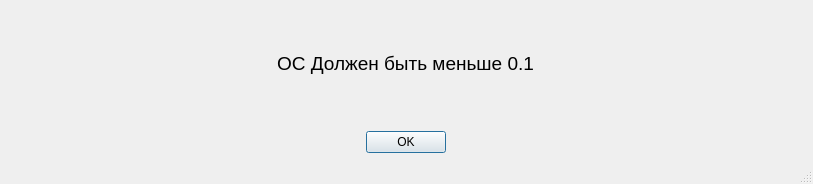
<?xml version="1.0" encoding="UTF-8"?>
<ui version="4.0">
 <class>MainWindow</class>
 <widget class="QMainWindow" name="MainWindow">
  <property name="geometry">
   <rect>
    <x>0</x>
    <y>0</y>
    <width>813</width>
    <height>184</height>
   </rect>
  </property>
  <property name="windowTitle">
   <string>Предупреждение</string>
  </property>
  <widget class="QWidget" name="centralwidget">
   <widget class="QWidget" name="layoutWidget">
    <property name="geometry">
     <rect>
      <x>0</x>
      <y>2</y>
      <width>811</width>
      <height>151</height>
     </rect>
    </property>
    <layout class="QVBoxLayout" name="verticalLayout_2">
     <item>
      <widget class="QLabel" name="label">
       <property name="font">
        <font>
         <pointsize>14</pointsize>
        </font>
       </property>
       <property name="text">
        <string>ОС Должен быть меньше 0.1</string>
       </property>
       <property name="alignment">
        <set>Qt::AlignCenter</set>
       </property>
      </widget>
     </item>
     <item>
      <widget class="QDialogButtonBox" name="buttonBox">
       <property name="orientation">
        <enum>Qt::Horizontal</enum>
       </property>
       <property name="standardButtons">
        <set>QDialogButtonBox::Ok</set>
       </property>
       <property name="centerButtons">
        <bool>true</bool>
       </property>
      </widget>
     </item>
    </layout>
   </widget>
  </widget>
  <widget class="QStatusBar" name="statusbar"/>
 </widget>
 <resources/>
 <connections/>
</ui>
